Frame 1 (no input): blank canvas, image omitted
Frame 60 (the mouse pressed at the canvas centre just before this capture): blank canvas, image omitted
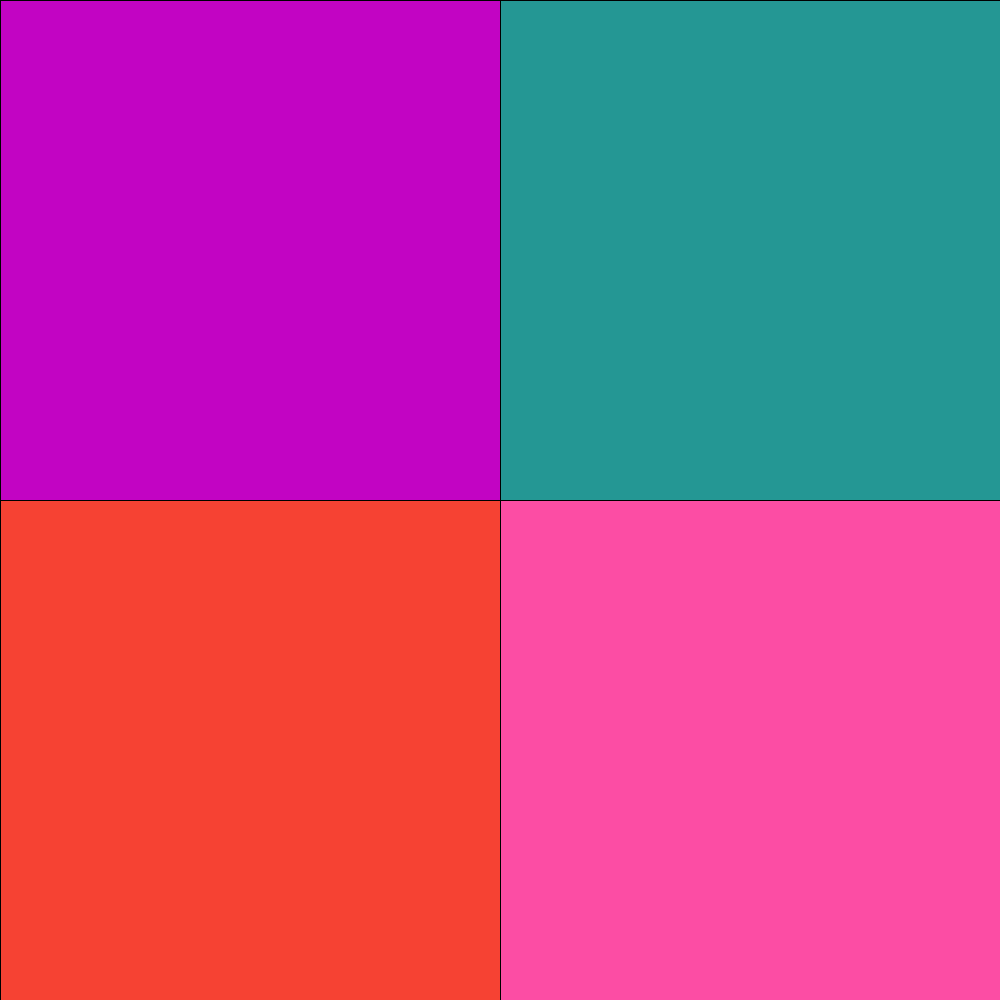
Frame 120 (the mouse held since frame 60 and released just before this capture)

The Processing sketch whose frames 1 and 60 were blank and that drew this single picture after the mouse press (run headless with seeded random() and noise(); from frame 60 on, the mouse is pressed at the canvas centre):

// Processing sketch: Week4_forLoops
// ── Week4_forLoops.pde
void setup(){
size(1000,1000);
}

void draw(){
  background(255);
  if(mouseX > 0 && mouseY > 0){
for(int x = 0; x < width; x += mouseX) {
  for(int y = 0; y < height; y += mouseY) {
  fill(random(255),random(255),random(255));
  rect(x,y,mouseX,mouseY);
  }
}
  }
}
